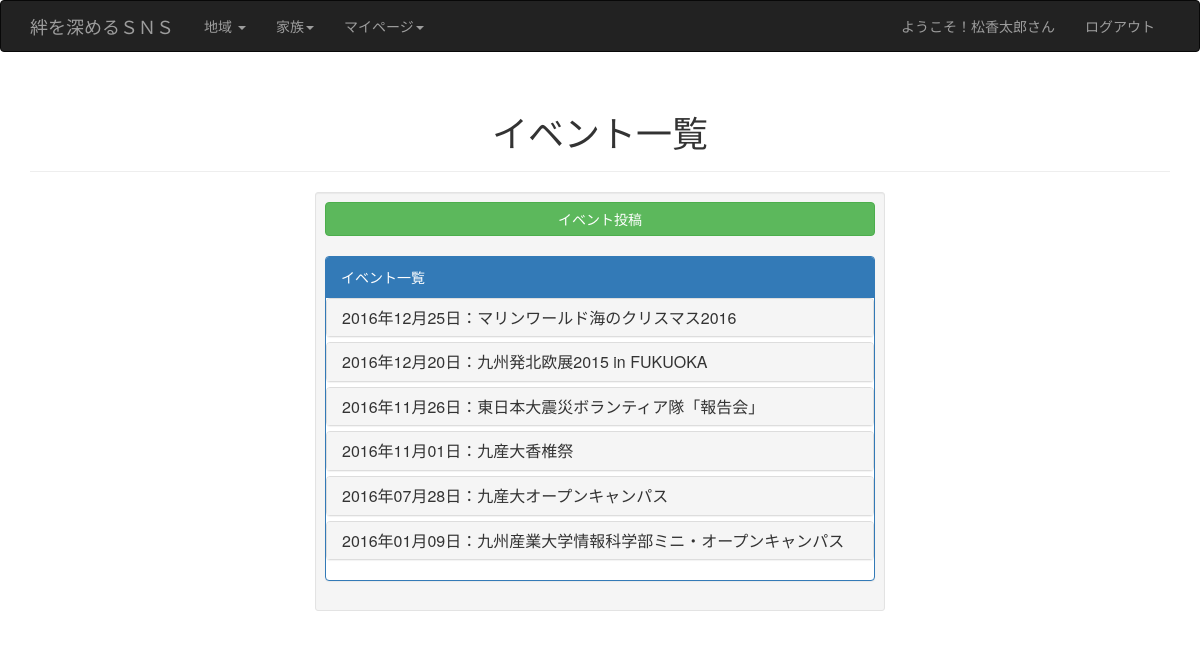
The page /area/areaivent.php (signed in) on the database its author committed.
### tables this page shows
CREATE TABLE IF NOT EXISTS `tb_areaivent` (
  `AREA_ID` varchar(16) NOT NULL,
  `USER_ID` varchar(20) NOT NULL,
  `AIVENT_ID` bigint(20) NOT NULL AUTO_INCREMENT,
  `AI_TITLE` text,
  `AI_PLACE` text,
  `AI_DATETIME` datetime DEFAULT NULL,
  `AI_DETAIL` text,
  `AI_POSTTIME` datetime DEFAULT NULL,
  PRIMARY KEY (`AIVENT_ID`),
  KEY `AREA_ID` (`AREA_ID`),
  KEY `USER_ID` (`USER_ID`)
);

### area/areaivent.php (the view, shortened to what this page needs)
<?php
include ('../inc/header_inc.php');
$query = "SELECT * FROM `tb_areaivent` ORDER BY `tb_areaivent`.`AI_DATETIME` DESC ";
$rs = mysql_query($query);
if(!isset($_SESSION['UTID'])){
	header("Location: login.php") ;
	exit();
}else{
?>
	<div class="page-header text-center">
    <h1>イベント一覧</h1>
    </div>
<div class="col-sm-offset-3 col-sm-6 well well-sm">
<a data-toggle="modal" href="#myModal" class="center-block btn btn-success">イベント投稿</a><br>
		<div class="panel panel-primary">
		  <div class="panel-heading">イベント一覧</div>
<div class="panel-group" id="accordion">
<?php while($row = mysql_fetch_array($rs)){
?>
<?php
$set_date = $row['AI_DATETIME'];
$date = array();
preg_match("@([0-9]{4,})-([0-9]{1,2})-([0-9]{1,2}) ([0-9]{2}):([0-9]{1,2}):([0-9]{1,2})@",$set_date,$date);
?>
  <div class="panel panel-default">
    <div class="panel-heading">
      <h4 class="panel-title">
        <a class="accordion-toggle" data-toggle="collapse" data-parent="#accordion" href="#collapse<?php echo $row['AIVENT_ID'];?>">
          <?php echo $date[1]."年".$date[2]."月".$date[3]."日"."：".$row['AI_TITLE'];?>
        </a>
      </h4>
    </div>
  </div>
<?php } ?>
</div>
		</div>
    </div>
<?php }?>
<?php
include ('../inc/footer_inc.php');
?>

### rows shown on the page
tb_areaivent: date "2016", date "12", date "25", AI_TITLE "マリンワールド海のクリスマス2016"
tb_areaivent: date "2016", date "12", date "20", AI_TITLE "九州発北欧展2015 in FUKUOKA"
tb_areaivent: date "2016", date "11", date "26", AI_TITLE "東日本大震災ボランティア隊「報告会」"
tb_areaivent: date "2016", date "11", date "01", AI_TITLE "九産大香椎祭"
tb_areaivent: date "2016", date "07", date "28", AI_TITLE "九産大オープンキャンパス"
tb_areaivent: date "2016", date "01", date "09", AI_TITLE "九州産業大学情報科学部ミニ・オープンキャンパス"

### other values the page prints
$uname "松香太郎"
